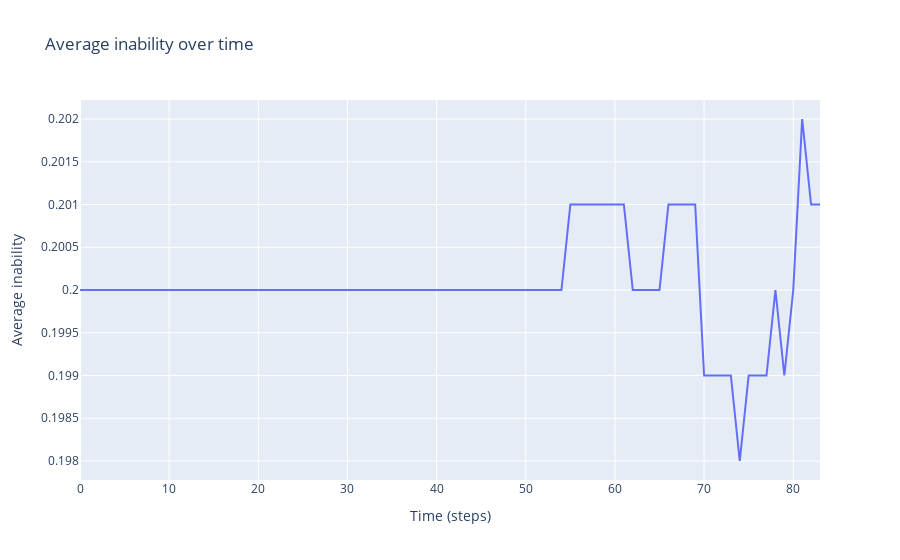

Notebook code cell kept with this figure:
### Code cell
import plotly.graph_objects as go

# Assume that `model` is the instance of your model
model_df = model.datacollector.get_model_vars_dataframe()

# Create a line plot
fig = go.Figure(data=go.Scatter(x=model_df.index, y=model_df['Inability Over Time'], mode='lines'))

# Set labels and title
fig.update_layout(title='Average inability over time', xaxis_title='Time (steps)', yaxis_title='Average inability')

# Show plot
fig.show()

### Figure 1 — Plotly figure (JSON) as saved in the notebook; plotly's stock layout.template omitted (floating-point values rounded to 4 significant figures)
{"data": [{"mode": "lines", "type": "scatter", "x": [0, 1, 2, 3, 4, 5, 6, 7, 8, 9, 10, 11, 12, 13, 14, 15, 16, 17, 18, 19, 20, 21, 22, 23, 24, 25, 26, 27, 28, 29, 30, 31, 32, 33, 34, 35, 36, 37, 38, 39, 40, 41, 42, 43, 44, 45, 46, 47, 48, 49, 50, 51, 52, 53, 54, 55, 56, 57, 58, 59, 60, 61, 62, 63, 64, 65, 66, 67, 68, 69, 70, 71, 72, 73, 74, 75, 76, 77, 78, 79, 80, 81, 82, 83], "y": [0.2, 0.2, 0.2, 0.2, 0.2, 0.2, 0.2, 0.2, 0.2, 0.2, 0.2, 0.2, 0.2, 0.2, 0.2, 0.2, 0.2, 0.2, 0.2, 0.2, 0.2, 0.2, 0.2, 0.2, 0.2, 0.2, 0.2, 0.2, 0.2, 0.2, 0.2, 0.2, 0.2, 0.2, 0.2, 0.2, 0.2, 0.2, 0.2, 0.2, 0.2, 0.2, 0.2, 0.2, 0.2, 0.2, 0.2, 0.2, 0.2, 0.2, 0.2, 0.2, 0.2, 0.2, 0.2, 0.201, 0.201, 0.201, 0.201, 0.201, 0.201, 0.201, 0.2, 0.2, 0.2, 0.2, 0.201, 0.201, 0.201, 0.201, 0.199, 0.199, 0.199, 0.199, 0.198, 0.199, 0.199, 0.199, 0.2, 0.199, 0.2, 0.202, 0.201, 0.201]}], "layout": {"title": {"text": "Average inability over time"}, "xaxis": {"title": {"text": "Time (steps)"}}, "yaxis": {"title": {"text": "Average inability"}}}}
